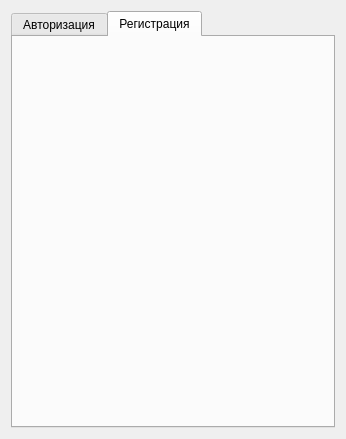
<?xml version="1.0" encoding="UTF-8"?>
<ui version="4.0">
 <class>Form</class>
 <widget class="QWidget" name="Form">
  <property name="geometry">
   <rect>
    <x>0</x>
    <y>0</y>
    <width>346</width>
    <height>439</height>
   </rect>
  </property>
  <property name="mouseTracking">
   <bool>false</bool>
  </property>
  <property name="windowTitle">
   <string>Bruh</string>
  </property>
  <layout class="QVBoxLayout" name="verticalLayout">
   <item>
    <widget class="QTabWidget" name="tabWidget">
     <property name="currentIndex">
      <number>1</number>
     </property>
     <widget class="QWidget" name="tab">
      <attribute name="title">
       <string>Авторизация</string>
      </attribute>
      <widget class="QLabel" name="label">
       <property name="geometry">
        <rect>
         <x>473</x>
         <y>9</y>
         <width>33</width>
         <height>16</height>
        </rect>
       </property>
       <property name="text">
        <string>Логин</string>
       </property>
      </widget>
     </widget>
     <widget class="QWidget" name="tab_2">
      <attribute name="title">
       <string>Регистрация</string>
      </attribute>
     </widget>
    </widget>
   </item>
  </layout>
 </widget>
 <resources/>
 <connections/>
</ui>
